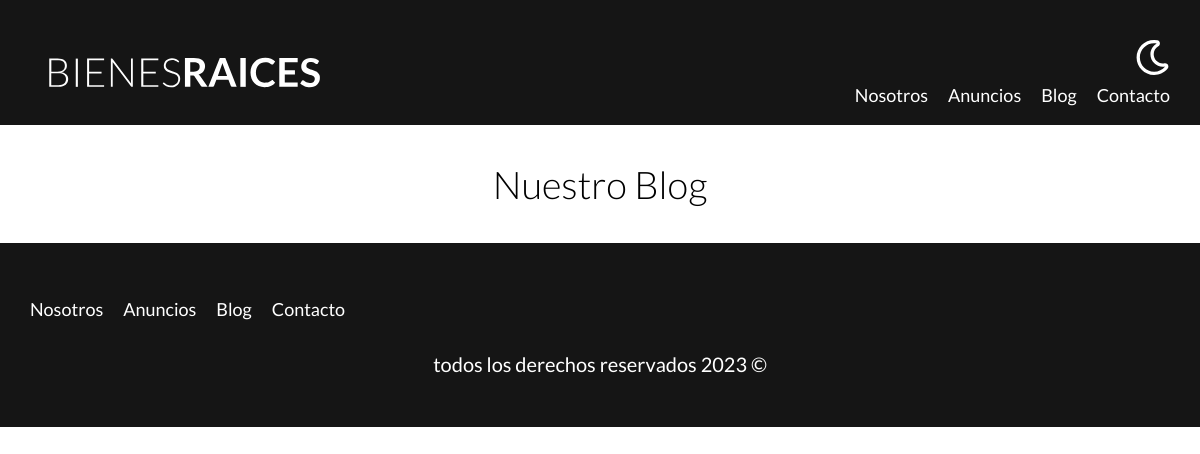
The app's page /blog, older data.
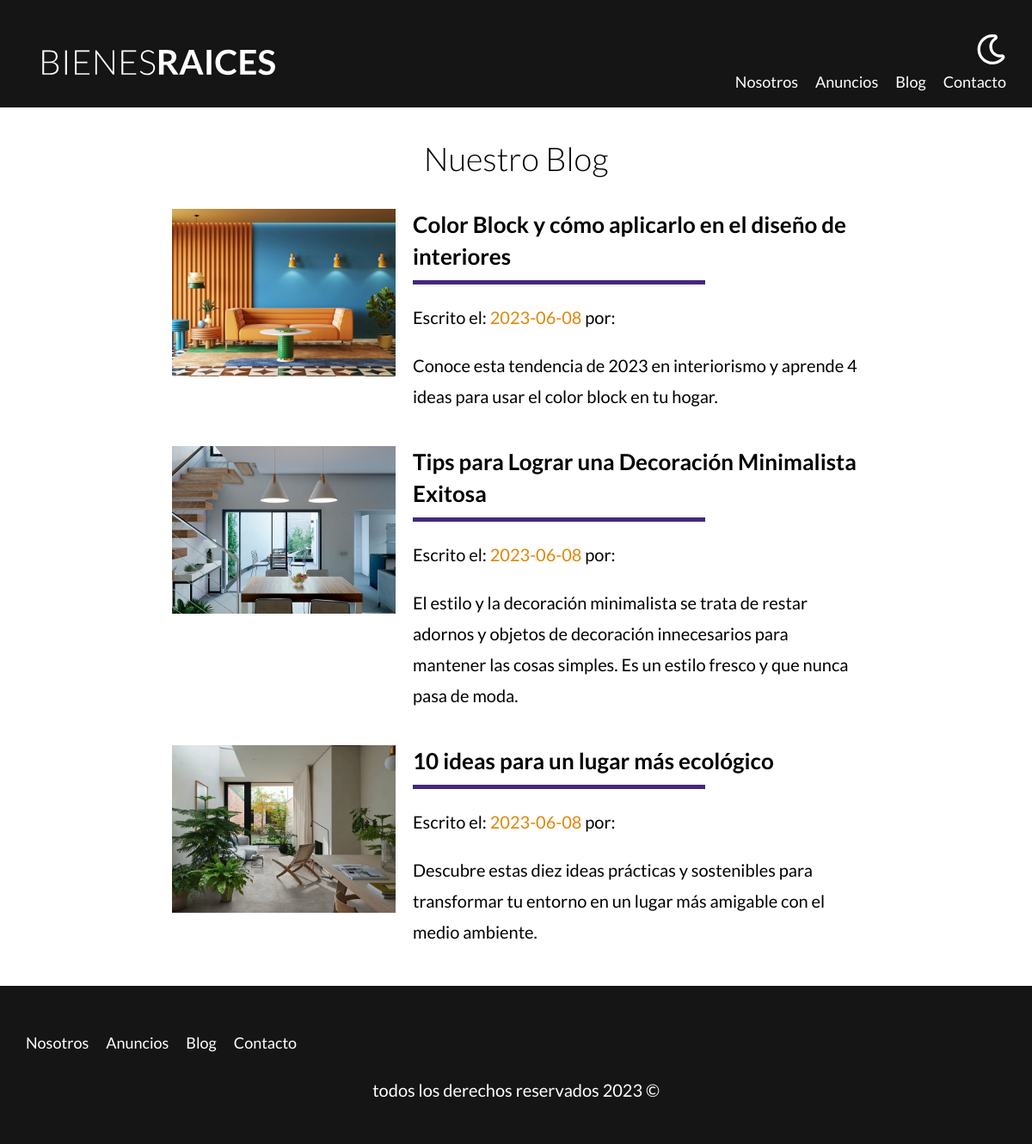
The same page, newer data.
### tables this page shows
CREATE TABLE `blog` (
  `id` int NOT NULL AUTO_INCREMENT,
  `autor` int NOT NULL,
  `fecha` date DEFAULT NULL,
  `titulo` varchar(80) DEFAULT NULL,
  `descripcion` longtext,
  `contenido` longtext,
  `imagen` varchar(200) DEFAULT NULL,
  PRIMARY KEY (`id`),
  KEY `fk_blog_usuarios_idx` (`autor`) USING BTREE,
  CONSTRAINT `blog_ibfk_1` FOREIGN KEY (`autor`) REFERENCES `vendedores` (`id`)
);

### controllers/PageController.php (called while the page is built, shortened)
<?php
class PageController {
    public static function blog(Router $router) {
        $blog = Article::all();
        $users = Admin::all();
        $router->view('pages/blog', [
            'blog' => $blog,
            'users' => $users
        ]);
    }
}

### public/index.php (called while the page is built, shortened)
<?php
$router = new Router();
$router->get('/admin', [PropertyController::class, 'index']);
$router->get('/properties/create', [PropertyController::class, 'create']);
$router->post('/properties/create', [PropertyController::class, 'create']);
$router->get('/properties/update', [PropertyController::class, 'update']);
$router->post('/properties/update', [PropertyController::class, 'update']);
$router->post('/properties/delete', [PropertyController::class, 'delete']);
$router->get('/sellers/create', [SellerController::class, 'create']);
$router->post('/sellers/create', [SellerController::class, 'create']);
$router->get('/sellers/update', [SellerController::class, 'update']);
$router->post('/sellers/update', [SellerController::class, 'update']);
$router->post('/sellers/delete', [SellerController::class, 'delete']);
$router->get('/blog/create', [ArticleController::class, 'create']);
$router->post('/blog/create', [ArticleController::class, 'create']);
$router->get('/blog/update', [ArticleController::class, 'update']);
$router->post('/blog/update', [ArticleController::class, 'update']);
$router->post('/blog/delete', [ArticleController::class, 'delete']);
$router->get('/', [PageController::class, 'index']);
$router->get('/about-us', [PageController::class, 'about_us']);
$router->get('/properties', [PageController::class, 'properties']);
$router->get('/property', [PageController::class, 'property']);
$router->get('/blog', [PageController::class, 'blog']);
$router->get('/article', [PageController::class, 'article']);
$router->get('/contact', [PageController::class, 'contact']);
$router->post('/contact', [PageController::class, 'contact']);
$router->get('/login', [LoginController::class, 'login']);
$router->post('/login', [LoginController::class, 'login']);
$router->get('/logout', [LoginController::class, 'logout']);
$router->post('/logout', [LoginController::class, 'logout']);
$router->checkRoutes();

### models/ActiveRecord.php (called while the page is built, shortened)
<?php
class ActiveRecord {
    protected static $db;
    protected static $table = '';
    public static function setDB($db) {
        self::$db = $db;
    }
    public static function all() {
        $query = "SELECT * FROM ".static::$table;
        $result = self::SQLQuery($query);
        return $result;
    }
    public static function SQLQuery($query) {
        $result = self::$db->query($query);
        $array = [];
        while ($record = $result->fetch_assoc()) {
            $array[] = static::createObject($record);
        }
        return $array;
    }
    protected static function createObject($record) {
        $object = new static;
        foreach ($record as $key => $value) {
            $propertyName = static::getPropertyForColumn($key);
            if (property_exists($object, $propertyName)) {
                $object->$propertyName = $value;
            }
        }
        return $object;
    }
}

### models/Article.php (called while the page is built, shortened)
<?php
class Article extends ActiveRecord {
    protected static function getPropertyForColumn($column) {
        switch ($column) {
            case 'id':
                return 'id';
            case 'autor':
                return 'author';
            case 'fecha':
                return 'date';
            case 'titulo':
                return 'title';
            case 'descripcion':
                return 'description';
            case 'contenido':
                return 'content';
            case 'imagen':
                return 'image';
        }
    }
}

### views/pages/blog-list.php (the view, shortened to what this page needs)
<?php foreach($blog as $article): ?>
        <article class="blog-post">
            <div class="image">
                <img loading="lazy" src="/img/<?php echo $article->image ?>" alt="article image">
            </div>
            <div class="text-post">
                <a href="/article?id=<?php echo $article->id ?>">
                    <h4><?php echo $article->title ?></h4>
                    <p class="meta-info">Escrito el: <span><?php echo $article->date ?></span> por:
                    </p>
                    <p><?php echo $article->description ?></p>
                </a>
            </div>
        </article>
    <?php endforeach; ?>

### views/pages/blog.php
<main class="container section content-center">
    <h1>Nuestro Blog</h1>
    <?php include 'blog-list.php'; ?>
</main>

### Router.php (shortened to what this page needs)
<?php
class Router {
    private $routesGET = [];
    private $routesPOST = [];
    public function get($url, $function) {
        $this->routesGET[$url] = $function;
    }
    public function post($url, $function) {
        $this->routesPOST[$url] = $function;
    }
    public function checkRoutes() {
        $currentUrl = $_SERVER['PATH_INFO'] ?? '/';
        $method = $_SERVER['REQUEST_METHOD'];
        if($method === 'GET') {
            $function = $this->routesGET[$currentUrl] ?? null;
        } else if ($method === 'POST') {
            $function = $this->routesPOST[$currentUrl] ?? null;
        }
        if($function) {
            call_user_func($function, $this);
        } else {
            echo "Pagina No Encontrada";
        }
    }
    public function view($view, $data = []) {
        include __DIR__."/views/$view.php";
        $content = ob_get_clean();
        include __DIR__."/views/layout.php";
    }
}

### views/layout.php (shortened to what this page needs)
<!DOCTYPE html>
<html lang="en">
<head>
    <link rel="stylesheet" href="../build/css/app.css">
</head>
<body>
    <header class="header <?php echo $inicio ? 'inicio' : ''; ?>">
        <div class="container header-content">
            <div class="bar">
                <a href="/">
                    <img src="/build/img/logo.svg" alt="logo image">
                </a>
                <div class="nav-container">
                    <img class="btn-dark-mode" src="/build/img/dark-mode.svg">
                    <nav class="nav">
                        <a href="/about-us">nosotros</a>
                        <a href="/properties">anuncios</a>
                        <a href="/blog">blog</a>
                        <a href="/contact">contacto</a>
                    </nav>
                </div>
            </div>
        </div>
    </header>
    <?php echo $content; ?>
    <footer class="footer section">
        <div class="container footer-content">
            <nav class="nav">
                <a href="/about-us">nosotros</a>
                <a href="/properties">anuncios</a>
                <a href="/blog">blog</a>
                <a href="/contact">contacto</a>
            </nav>
        </div>
        <p class="copyright">todos los derechos reservados <?php echo date('Y'); ?> &copy;</p>
    </footer>
</body>
</html>

### public/build/css/app.css (style rules this page uses)
html { -webkit-text-size-adjust:100%;line-height:1.15 }
body { margin:0 }
main { display:block }
h1 { font-size:2em;margin:.67em 0 }
a { background-color:transparent }
img { border-style:none }
html { box-sizing:border-box;font-size:62.5% }
*,:after,:before { box-sizing:inherit }
body { font-family:Lato,sans-serif;font-size:1.6rem;line-height:1.8 }
p { color:#000;font-size:2rem }
.container { margin:0 auto;max-width:120rem;width:95% }
a { text-decoration:none }
img,picture { display:block;width:100% }
h1,h2,h3 { font-family:Lato,sans-serif;font-weight:300;margin:2.5rem 0;text-align:center }
h1 { font-size:3.8rem }
h4 { font-size:2.6rem }
.section { margin-bottom:2.5rem;margin-top:2.5rem }
.content-center { max-width:80rem }
.footer { background-color:#151515;margin-bottom:0;padding:2.5rem 0 }
.footer .footer-content { padding-top:2.5rem }
.footer .nav { height:auto;opacity:1;transform:translateY(0) }
.footer .copyright { color:#fff;text-align:center }
.header { background-color:#151515;padding:1rem 0 3rem }
.header-content { display:flex;flex-direction:column;justify-content:space-between }
.bar { align-items:center;display:flex;flex-direction:column;padding-top:3rem }
@media (min-width:768px) { .bar { align-items:flex-end;flex-direction:row;justify-content:space-between } }
.nav-container { align-items:center;display:flex;flex-direction:column }
@media (min-width:768px) { .nav-container { align-items:flex-end } }
.nav-container .btn-dark-mode { filter:invert(100%);margin-bottom:2rem;margin-top:3rem;width:3.5rem }
@media (min-width:768px) { .nav-container .btn-dark-mode { margin-top:0 } }
.nav { height:0;opacity:0;transform:translateY(-300%) }
@media (min-width:768px) { .nav { align-items:center;display:flex;opacity:1;transform:translateY(0) } }
.nav a { color:#fff;display:block;font-size:2.2rem;text-align:center;text-decoration:none;text-transform:capitalize }
@media (min-width:768px) { .nav a { font-size:1.8rem;margin-right:2rem } }
@media (min-width:768px) { .nav a:last-of-type { margin-right:0 } }
.blog-post { margin-bottom:2rem }
@media (min-width:768px) { .blog-post { -moz-column-gap:2rem;column-gap:2rem;display:grid;grid-template-columns:1fr 2fr } }
.blog-post:last-of-type { margin-bottom:0 }
.meta-info span { color:#e08709 }
.text-post a { color:#000;display:block;margin-top:2rem }
@media (min-width:768px) { .text-post a { margin-top:0 } }
.text-post h4 { line-height:1.4;margin:0 }
.text-post h4:after { background-color:#42297d;content:"";display:block;height:.5rem;margin-top:1rem;max-width:34rem }

Row changes from the older to the newer data that the page shows:
added blog: imagen (picture), titulo "Color Block y cómo aplicarlo en el diseño de interiores", fecha "2023-06-08", descripcion "Conoce esta tendencia de 2023 en interiorismo y aprende 4 ideas para usar el color block en tu hogar."
added blog: imagen (picture), titulo "Tips para Lograr una Decoración Minimalista Exitosa", fecha "2023-06-08", descripcion "El estilo y la decoración minimalista se trata de restar adornos y objetos de decoración innecesarios para mantener las cosas simples. Es un estilo fresco y que nunca pasa de moda."
added blog: shows a picture, titulo "10 ideas para un lugar más ecológico", fecha "2023-06-08", descripcion "Descubre estas diez ideas prácticas y sostenibles para transformar tu entorno en un lugar más amigable con el medio ambiente."
